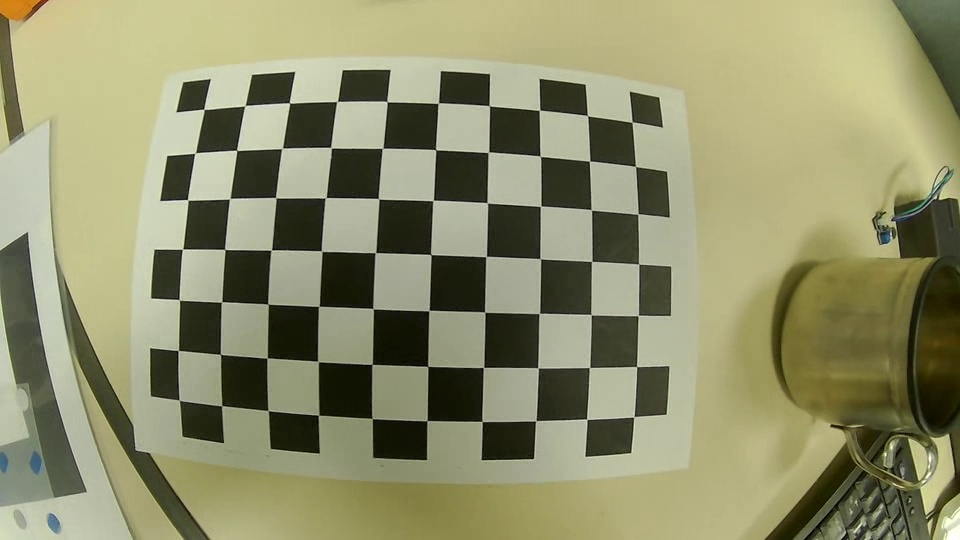
#> input picture data/real/cross_validation_30/random/frame_10.jpg, 960 x 540 px, found by its file name; its folder holds only this picture in this run
$ python cam_pose_estimation.py
#> lines starting #> are read from the running program, lines starting #| are printed output that depends on the picture; long printed decimals are rounded
import numpy as np
import cv2 as cv
import os
import matplotlib.pyplot as plt
from mpl_toolkits.mplot3d import Axes3D

def load_img(img_path):
    # All image formats
#> called with img_path = 'data/real/cross_validation_30/random'
    image_extensions = ['.png', '.jpg', '.jpeg', '.bmp', '.gif', '.tiff', '.webp', '.jp2']

    # Filter all image files
    all_files = [os.path.join(img_path, file) for file in os.listdir(img_path)
                 if os.path.splitext(file)[1].lower() in image_extensions]

    # Read
    imgs = [cv.imread(file) for file in all_files]
#> imgs = 1 item

    return imgs

def find_chessboard_corners(imgs, board_pattern, obj_pt):
    # Find 2D corner points from given images
    img_points = []
    obj_pts = []
    for img in imgs:
        gray = cv.cvtColor(img, cv.COLOR_BGR2GRAY)
        complete, pts = cv.findChessboardCorners(gray, board_pattern)
        if complete:
            obj_pts.append(obj_pt)
            criteria = (cv.TERM_CRITERIA_EPS + cv.TERM_CRITERIA_MAX_ITER, 30, 0.001)
            corners = cv.cornerSubPix(gray, pts, (11, 11), (-1, -1), criteria)
            img_points.append(corners)
    assert len(img_points) > 0

    return img_points, obj_pts, gray.shape

def generate_obj_points(board_pattern, len_img_points):
    obj_pts = [[c, r, 0] for r in range(board_pattern[1]) for c in range(board_pattern[0])]
    obj_points = [np.array(obj_pts, dtype=np.float32)] * len_img_points # Must be 'np.float32'
    row, col = obj_points[0].shape
    obj_points = [x.reshape(row, 1, col) for x in obj_points]
    return obj_points

class CalibrationFlag:
    def __init__(self):
        self.proj_model_BC = {}
        self.proj_model_BC['P0'] = cv.CALIB_FIX_ASPECT_RATIO + cv.CALIB_FIX_PRINCIPAL_POINT
        self.proj_model_BC['P1'] = cv.CALIB_FIX_PRINCIPAL_POINT
        self.proj_model_BC['P2'] = cv.CALIB_FIX_ASPECT_RATIO

        self.proj_model_KB = {}
        self.proj_model_KB['P1'] = cv.fisheye.CALIB_FIX_PRINCIPAL_POINT

        self.dist_model = {}
        self.dist_model['BC0'] = cv.CALIB_FIX_K1 + cv.CALIB_FIX_K2 + cv.CALIB_FIX_K3 + cv.CALIB_ZERO_TANGENT_DIST
        self.dist_model['BC1'] = cv.CALIB_FIX_K2 + cv.CALIB_FIX_K3 + cv.CALIB_ZERO_TANGENT_DIST
        self.dist_model['BC2'] = cv.CALIB_FIX_K3 + cv.CALIB_ZERO_TANGENT_DIST
        self.dist_model['BC3'] = cv.CALIB_FIX_K3
        self.dist_model['KB0'] = cv.fisheye.CALIB_FIX_K1 + cv.fisheye.CALIB_FIX_K2 + cv.fisheye.CALIB_FIX_K3 + cv.fisheye.CALIB_FIX_K4
        self.dist_model['KB1'] = cv.fisheye.CALIB_FIX_K2 + cv.fisheye.CALIB_FIX_K3 + cv.fisheye.CALIB_FIX_K4
        self.dist_model['KB2'] = cv.fisheye.CALIB_FIX_K3 + cv.fisheye.CALIB_FIX_K4

    def make_flag(self, intrinsic_type, dist_type):
        KB_flag = cv.fisheye.CALIB_RECOMPUTE_EXTRINSIC + cv.fisheye.CALIB_FIX_SKEW

        if dist_type.startswith('BC'):
            if intrinsic_type == 'P3':
                return self.dist_model[dist_type]
            else:
                return self.proj_model_BC[intrinsic_type] + self.dist_model[dist_type]
        else:
            if intrinsic_type == 'P3':
                return KB_flag + self.dist_model[dist_type]
            else:
                return KB_flag + self.proj_model_KB[intrinsic_type] + self.dist_model[dist_type]

def calibrate(obj_pts, img_pts, img_size, dist_type, flags, K=None, dist_coef=None):
    if dist_type.startswith('BC'):
        return cv.calibrateCamera(obj_pts, img_pts, img_size[::-1], cameraMatrix=K, distCoeffs=dist_coef, flags=flags)
    else:
        try:
            return cv.fisheye.calibrate(obj_pts, img_pts, img_size[::-1], K=K, D=dist_coef, flags=flags)
        except:
            flags -= cv.fisheye.CALIB_RECOMPUTE_EXTRINSIC
            print(dist_type)
            print(flags)
            return cv.fisheye.calibrate(obj_pts, img_pts, img_size[::-1], K=K, D=dist_coef, flags=flags)

if __name__ == '__main__':
    img_path = 'data/real/cross_validation_30/random'
    pattern = (10, 7)

    imgs = load_img(img_path)
#> imgs = 1 item
    obj_pt = np.zeros((pattern[0] * pattern[1], 3), np.float32)
    obj_pt[:, :2] = np.mgrid[0:pattern[0], 0:pattern[1]].T.reshape(-1, 2)
    # obj_pt[:, 2] -= 10

    img_pts, obj_pts, img_size = find_chessboard_corners(imgs, pattern, obj_pt)
#> the loop in find_chessboard_corners, `for img in imgs:` made 1 pass
#> (complete, criteria) on pass 1: (True, (3, 30, 0.001))
#> pass 1, in find_chessboard_corners, `gray = cv.cvtColor(img, cv.COLOR_BGR2GRAY)`:
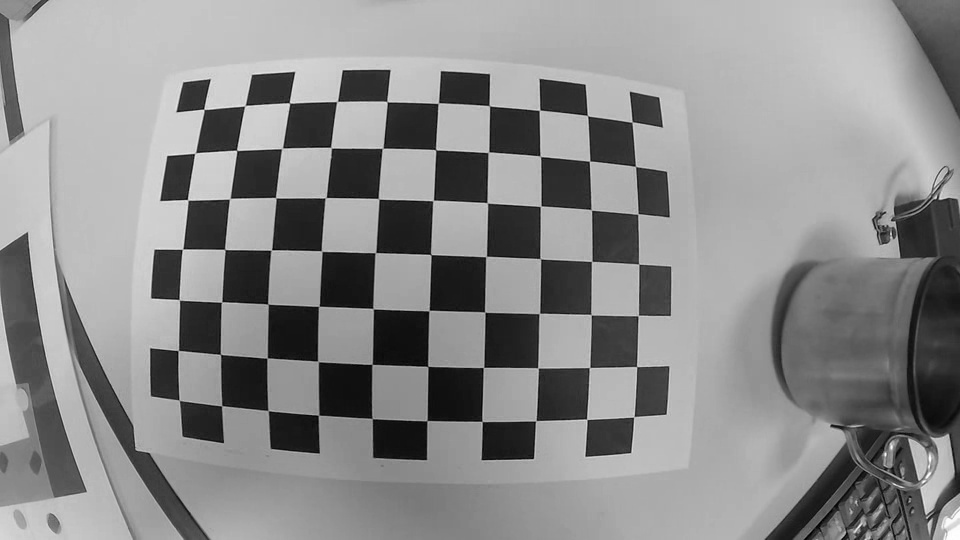
#> gray: shape (540, 960); min 1, max 255, mean 138.7
#> img_pts = 1 item; obj_pts = 1 item; img_size = (540, 960)
    obj_pts = generate_obj_points(pattern, len(img_pts))
    dist_type1 = 'BC3'
    intrinsic_type1 = 'P3'
    calibrate_flag = CalibrationFlag()
    flags = calibrate_flag.make_flag(intrinsic_type1, dist_type1)
    rms, K, dist_coef, rvecs, tvecs = calibrate(obj_pts, img_pts, img_size, dist_type=dist_type1, flags=flags)
#> rms = 0.226; K = [[605.8, 0, 488.6], [0, 604.4, 285.1], [0, 0, 1]]; dist_coef = [[-0.562, 0.305, 0.00164, -0.00961, 0]]; rvecs = ([-0.0791, -0.129, 0.029],); tvecs = ([-5.92, -3.71, 10.4],)

    # Print the calibration results
    print("Camera Matrix:\n", K)
#| Camera Matrix:
#|  [[605.796   0.        488.631]
#|  [  0.        604.419 285.128]
#|  [  0.          0.          1.       ]]
    print("Distortion Coefficients:\n", dist_coef)
#| Distortion Coefficients:
#|  [[-0.5619  0.305  0.001637 -0.009612  0.        ]]

    # Visualize the camera poses in 3D
    fig = plt.figure()
    ax = fig.add_subplot(111, projection='3d')

    # Draw chessboard points
    ax.scatter(obj_pt[:, 0], obj_pt[:, 1], obj_pt[:, 2], s=50, c='r', marker='+')

    # Draw the camera positions
    for rvec, tvec in zip(rvecs, tvecs):
        # Convert rotation vector to rotation matrix
        R, _ = cv.Rodrigues(rvec)

        # Camera position in world coordinates
        camera_position = -R.T @ tvec


        # Draw a line from the camera center pointing along the z-axis of the camera
        # ax.scatter(camera_position[0], camera_position[1], camera_position[2], s=100, c='b', marker='^')
        # z_axis = R.T @ np.array([[0, 0, 1]]).T
        # ax.quiver(camera_position[0], camera_position[1], camera_position[2],
        #         z_axis[0], z_axis[1], z_axis[2], length=1, color='b')

        # Draw the camera's orientation (X, Y, Z axes)
        x_axis = R.T @ np.array([[1, 0, 0]]).T
        y_axis = R.T @ np.array([[0, 1, 0]]).T
        z_axis = R.T @ np.array([[0, 0, 1]]).T


        ax.quiver(camera_position[0], camera_position[1], camera_position[2],
                x_axis[0], x_axis[1], x_axis[2], color='r', length=1, label='X axis')

        ax.quiver(camera_position[0], camera_position[1], camera_position[2],
                y_axis[0], y_axis[1], y_axis[2], color='g', length=1, label='Y axis')

        ax.quiver(camera_position[0], camera_position[1], camera_position[2],
                z_axis[0], z_axis[1], z_axis[2], color='b', length=1, label='Z axis')
#> this loop made 1 pass
#> (rvec, tvec, camera_position, x_axis, y_axis, z_axis) on pass 1: ([-0.0791, -0.129, 0.029], [-5.92, -3.71, 10.4], [4.67, 4.39, -10.76], [0.991, -0.0238, -0.129], [0.0339, 0.996, 0.0769], [0.127, -0.0807, 0.989])

    # [8 lines of commented-out code are left out]
    ax.set_xlabel('X world')
    ax.set_ylabel('Y world')
    ax.set_zlabel('Z world')

    plt.show()
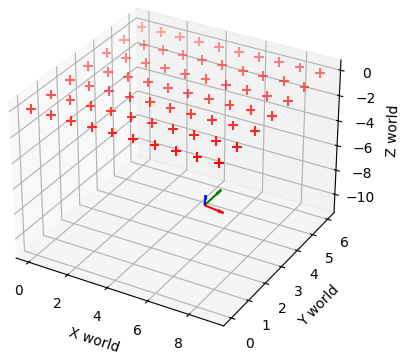
#> figure drawn by matplotlib, 1 panel

$ run again, on data/real/cross_validation_30/random/frame_15.jpg
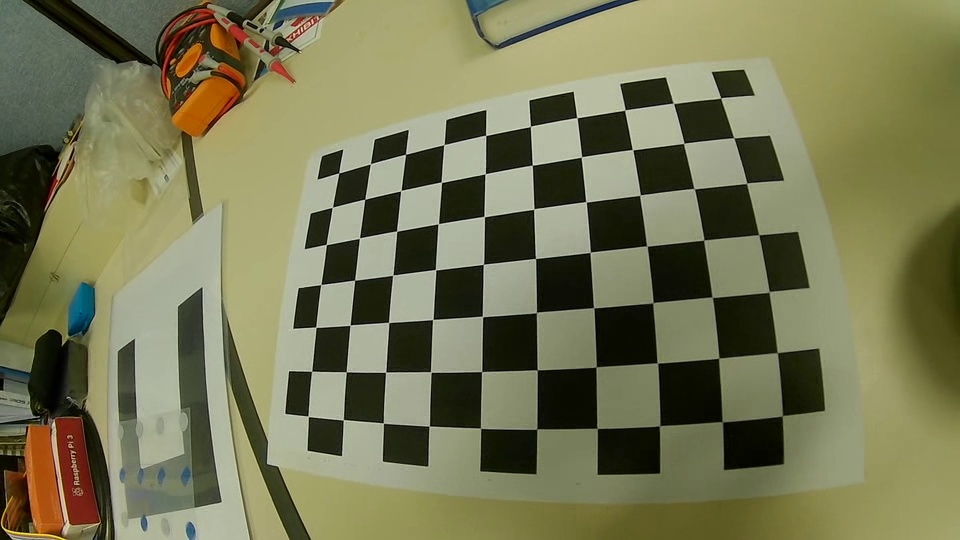
#> input picture data/real/cross_validation_30/random/frame_15.jpg, 960 x 540 px, found by its file name
#> in load_img, `imgs = [cv.imread(file) for file in all_files]`: imgs = 1 item
#> the loop in find_chessboard_corners, `for img in imgs:` made 1 pass
#> (complete, criteria) on pass 1: (True, (3, 30, 0.001))
#> pass 1, in find_chessboard_corners, `gray = cv.cvtColor(img, cv.COLOR_BGR2GRAY)`:
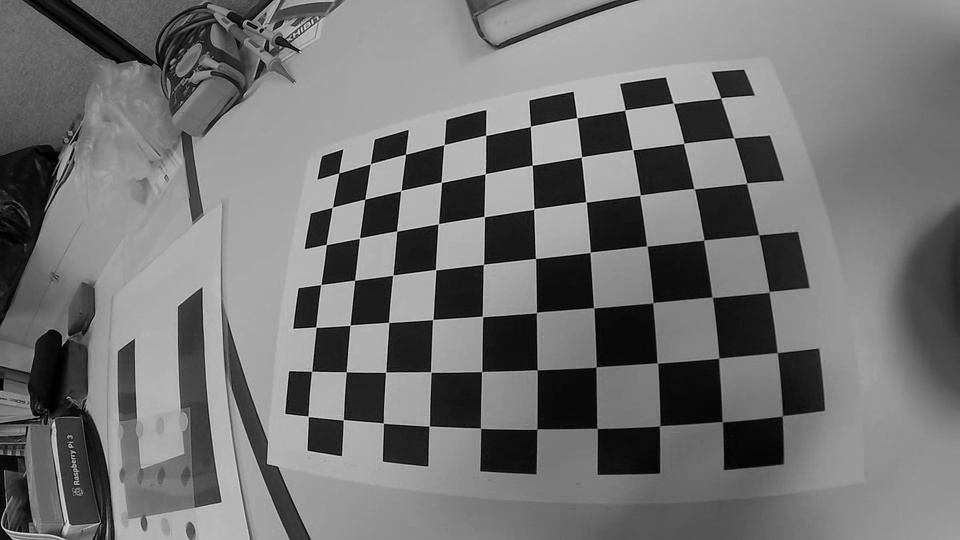
#> gray: shape (540, 960); min 0, max 229, mean 114.5
#> `img_pts, obj_pts, img_size = find_chessboard_corners(imgs, pattern, ob..`: img_size = (540, 960)
#> rms = 0.294; K = [[416, 0, 484.3], [0, 414.5, 293.2], [0, 0, 1]]; dist_coef = [[-0.27, 0.0846, -0.00268, -0.00372, 0]]; rvecs = ([-0.286, 0.367, -0.0365],); tvecs = ([-3.7, -3.07, 10.03],)
#| Camera Matrix:
#|  [[415.984    0.         484.349 ]
#|  [  0.         414.497 293.236]
#|  [  0.           0.           1.        ]]
#| Distortion Coefficients:
#|  [[-0.2703  0.08457 -0.002677 -0.003723  0.        ]]
#> the loop `for rvec, tvec in zip(rvecs, tvecs):` made 1 pass
#> (rvec, tvec, camera_position, x_axis, y_axis, z_axis) on pass 1: ([-0.286, 0.367, -0.0365], [-3.7, -3.07, 10.03], [6.68, 5.72, -6.81], [0.933, -0.0163, 0.359], [-0.0867, 0.959, 0.269], [-0.348, -0.283, 0.894])
#> `plt.show()`:
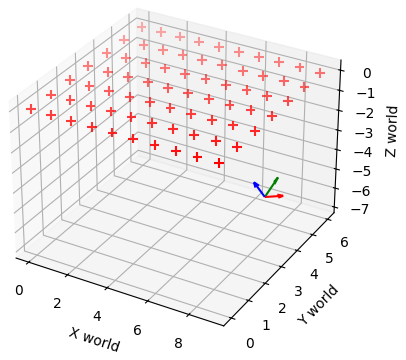
#> figure drawn by matplotlib, 1 panel

$ run again, on data/real/cross_validation_30/random/frame_27.jpg
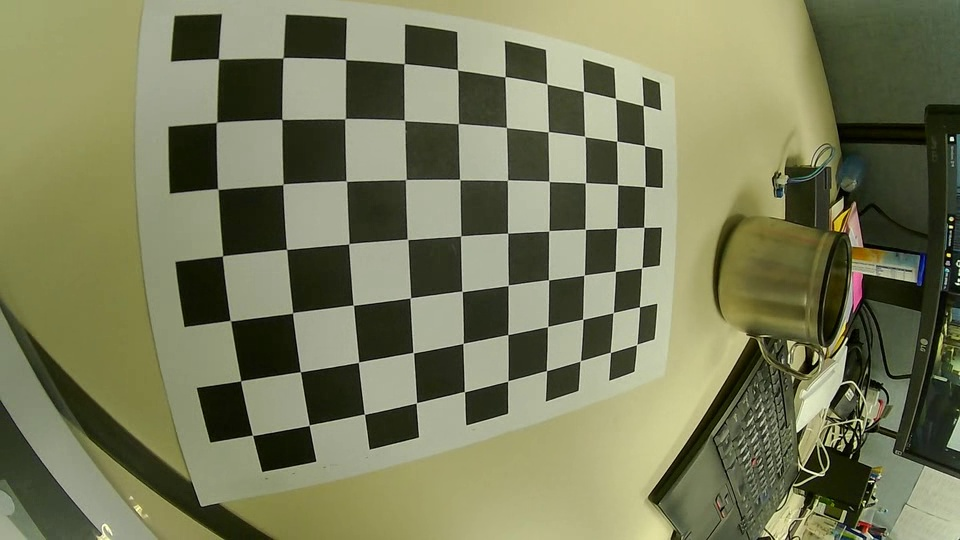
#> input picture data/real/cross_validation_30/random/frame_27.jpg, 960 x 540 px, found by its file name
#> in load_img, `imgs = [cv.imread(file) for file in all_files]`: imgs = 1 item
#> the loop in find_chessboard_corners, `for img in imgs:` made 1 pass
#> (complete, criteria) on pass 1: (True, (3, 30, 0.001))
#> pass 1, in find_chessboard_corners, `gray = cv.cvtColor(img, cv.COLOR_BGR2GRAY)`:
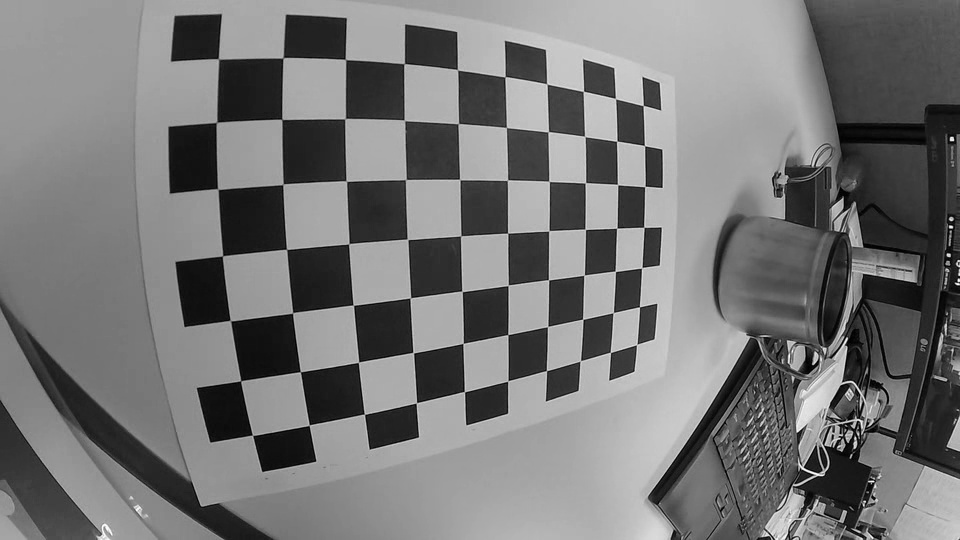
#> gray: shape (540, 960); min 0, max 253, mean 118.1
#> `img_pts, obj_pts, img_size = find_chessboard_corners(imgs, pattern, ob..`: img_size = (540, 960)
#> rms = 0.238; K = [[435.2, 0, 468.4], [0, 431.4, 291.6], [0, 0, 1]]; dist_coef = [[-0.281, 0.0793, -0.00149, 0.00135, 0]]; rvecs = ([0.197, -0.498, -0.0709],); tvecs = ([-3.7, -3.46, 5.16],)
#| Camera Matrix:
#|  [[435.162   0.         468.371 ]
#|  [  0.         431.418 291.571]
#|  [  0.           0.           1.        ]]
#| Distortion Coefficients:
#|  [[-0.2808  0.07926 -0.001495  0.001353  0.        ]]
#> the loop `for rvec, tvec in zip(rvecs, tvecs):` made 1 pass
#> (rvec, tvec, camera_position, x_axis, y_axis, z_axis) on pass 1: ([0.197, -0.498, -0.0709], [-3.7, -3.46, 5.16], [0.429, 2.41, -6.81], [0.876, 0.0196, -0.481], [-0.115, 0.979, -0.17], [0.468, 0.205, 0.86])
#> `plt.show()`:
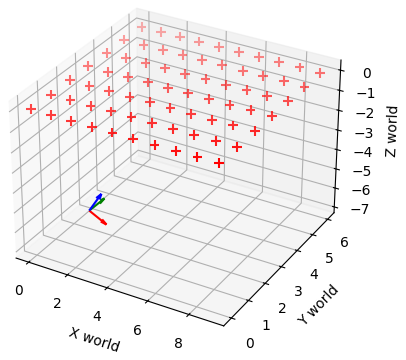
#> figure drawn by matplotlib, 1 panel

$ run again, on data/real/cross_validation_30/random/frame_28.jpg
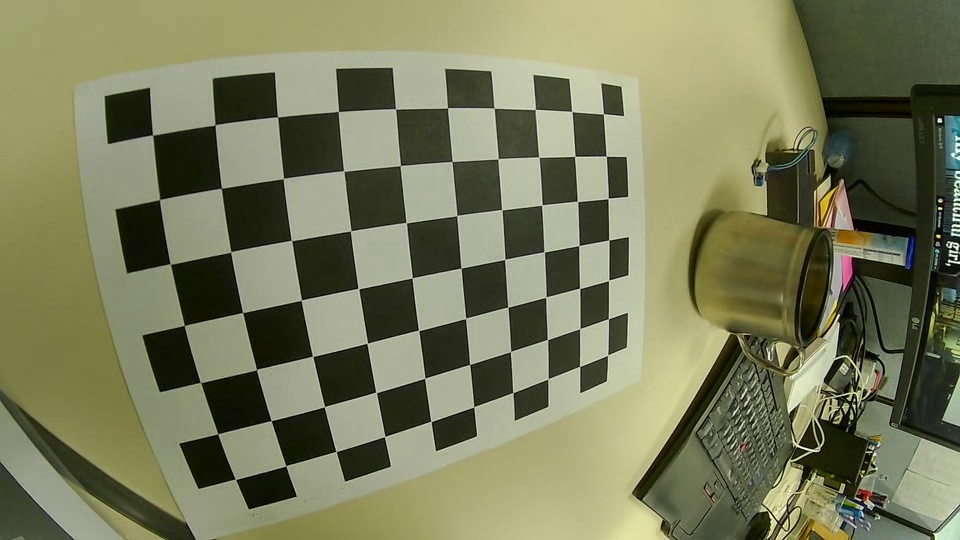
#> input picture data/real/cross_validation_30/random/frame_28.jpg, 960 x 540 px, found by its file name
#> in load_img, `imgs = [cv.imread(file) for file in all_files]`: imgs = 1 item
#> the loop in find_chessboard_corners, `for img in imgs:` made 1 pass
#> (complete, criteria) on pass 1: (True, (3, 30, 0.001))
#> pass 1, in find_chessboard_corners, `gray = cv.cvtColor(img, cv.COLOR_BGR2GRAY)`:
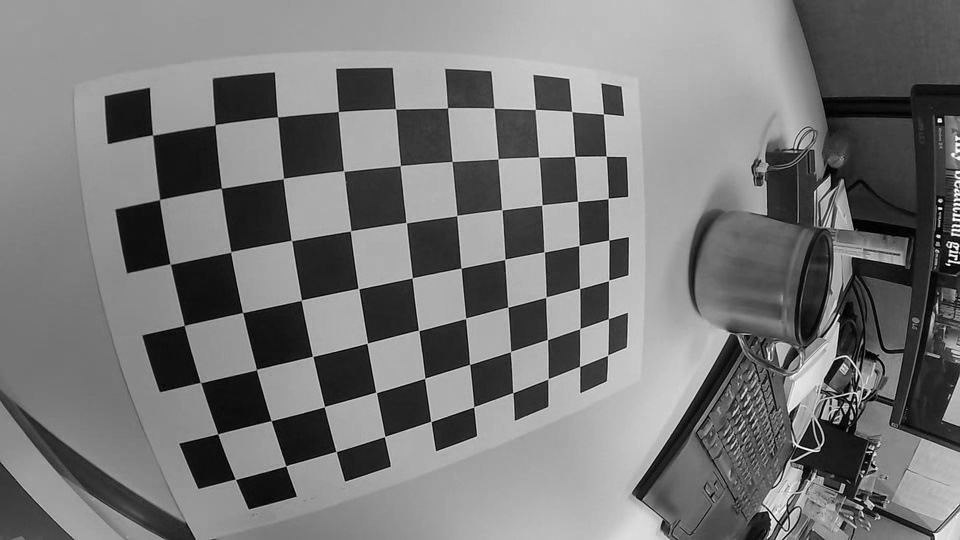
#> gray: shape (540, 960); min 0, max 254, mean 119.3
#> `img_pts, obj_pts, img_size = find_chessboard_corners(imgs, pattern, ob..`: img_size = (540, 960)
#> rms = 0.27; K = [[447.8, 0, 486.7], [0, 448, 291.6], [0, 0, 1]]; dist_coef = [[-0.291, 0.0746, -0.00142, -0.00686, 0]]; rvecs = ([0.246, -0.529, -0.142],); tvecs = ([-4.97, -2.34, 5.28],)
#| Camera Matrix:
#|  [[447.781   0.         486.690]
#|  [  0.         448.028 291.551]
#|  [  0.           0.           1.        ]]
#| Distortion Coefficients:
#|  [[-0.2915  0.07461 -0.001419 -0.006855  0.        ]]
#> the loop `for rvec, tvec in zip(rvecs, tvecs):` made 1 pass
#> (rvec, tvec, camera_position, x_axis, y_axis, z_axis) on pass 1: ([0.246, -0.529, -0.142], [-4.97, -2.34, 5.28], [1.24, 1.18, -7.42], [0.854, 0.0708, -0.515], [-0.197, 0.961, -0.195], [0.481, 0.268, 0.835])
#> `plt.show()`:
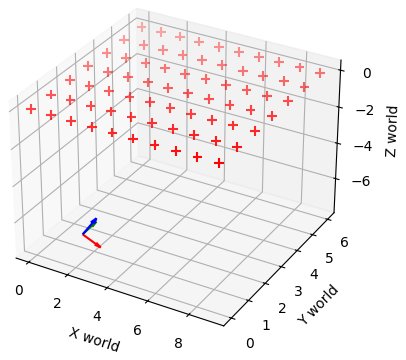
#> figure drawn by matplotlib, 1 panel
